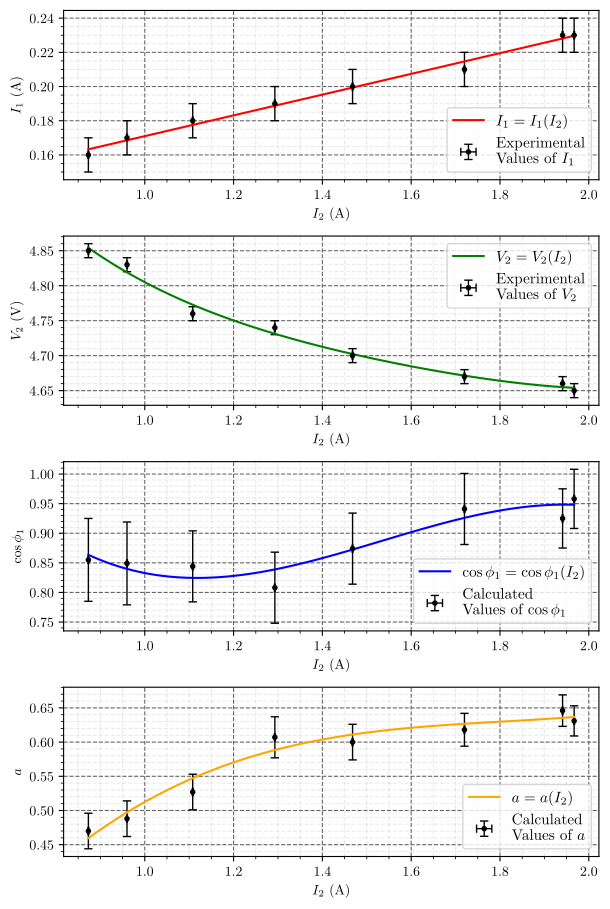

The Python source for this figure:
import numpy as np
import matplotlib.pyplot as plt
from matplotlib import rc
from scipy.optimize import curve_fit

#Write with LaTeX
rc('text', usetex=True)
rc('font', family='serif')

# Data and Errors
I_1 = np.array([0.16, 0.17, 0.18, 0.19, 0.2, 0.21, 0.23, 0.23])
dI_1 = np.array([0.01, 0.01, 0.01, 0.01, 0.01, 0.01, 0.01, 0.01])

I_2 = np.array([0.873, 0.960, 1.108 ,1.293, 1.468, 1.720, 1.941, 1.967])
dI_2 = np.array([0.001, 0.001, 0.001, 0.001, 0.001, 0.001, 0.001, 0.001])

V_2 = np.array([4.85, 4.83, 4.76, 4.74, 4.70, 4.67, 4.66, 4.65])
dV_2 = np.array([0.01, 0.01, 0.01, 0.01, 0.01, 0.01, 0.01, 0.01])

cos_1 = np.array([0.855, 0.849, 0.844, 0.808, 0.874, 0.941, 0.925, 0.958])
dcos_1 = np.array([0.07, 0.07, 0.06, 0.06, 0.06, 0.06, 0.05, 0.05])

a = np.array([0.47, 0.488, 0.527, 0.607, 0.6, 0.618 ,0.646, 0.631])
da = np.array([0.026, 0.026, 0.026, 0.030, 0.026, 0.024, 0.023, 0.022])

# Function to Fit Data on
def func1(x, a, b):
    return (a * x) + b

def func2(x, a, b, c):
    return (a * x**2) + (b * x) + c

def func3(x, a, b, c, d):
    return (a * x**3) + (b * x**2) + (c * x) + d

def func4(x, a, b, c, d, e):
    return (a * x**4) + (b * x**3) + (c * x**2) + (d * x) + e

# Fitting
x = np.linspace(0.873, 1.967, 100)
X = np.linspace(0, 0.96, 40)

# Fit Data and Take Account Errors too
popt_I1I2, pcov_I1I2 = curve_fit(func1, I_2, I_1, sigma=1./(dI_1*dI_1))

popt_I2V2, pcov_I2V2 = curve_fit(func4, I_2, V_2, sigma=1./(dV_2*dV_2))

popt_phi1I2, pcov_Phi1I2 = curve_fit(func3, I_2, cos_1, sigma=1./(dcos_1*dcos_1))

popt_aI2, pcov_aI2 = curve_fit(func3, I_2, a, sigma=1./(da*da))

# Plot Diagrams
fig, (ax_I1I2, ax_V2I2, ax_phi1I2, ax_aI2) = plt.subplots(4, 1)
fig.set_size_inches(w=6.2, h=9.2)

# I2 = I2(I1)

ax_I1I2.errorbar(I_2, I_1, xerr = dI_2, yerr = dI_1, color='black', capsize=3, elinewidth=1, markeredgewidth=1, linestyle='None', marker='.', label='Experimental \n Values of $I_1$')
ax_I1I2.plot(x, func1(x, *popt_I1I2), color='red', label='$I_1 = I_1(I_2)$', linewidth=1.5)

ax_I1I2.set_ylabel('$I_1$ $(\mathrm{A})$')
ax_I1I2.set_xlabel('$I_2$ $(\mathrm{A})$')
ax_I1I2.legend(loc = 'lower right', prop={'size': 11})

# Show the major grid lines with dark grey lines
ax_I1I2.grid(b=True, which='major', color='#666666', linestyle='--')

# Show the minor grid lines
ax_I1I2.minorticks_on()
ax_I1I2.grid(b=True, which='minor', color='#999999', linestyle='--', alpha=0.2)


# V2 = V2(I2)

ax_V2I2.errorbar(I_2, V_2, xerr= dI_2, yerr = dV_2, color='black', capsize=3, elinewidth=1, markeredgewidth=1, linestyle='None', marker='.', label='Experimental \n Values of $V_2$')
ax_V2I2.plot(x, func4(x, *popt_I2V2), color='green', label='$V_2 = V_2(I_2)$', linewidth=1.5)

ax_V2I2.set_ylabel('$V_2$ $(\mathrm{V})$')
ax_V2I2.set_xlabel('$I_2$ $(\mathrm{A})$')
ax_V2I2.legend(loc = 'upper right', prop={'size': 11})

# Show the major grid lines with dark grey lines
ax_V2I2.grid(b=True, which='major', color='#666666', linestyle='--')

# Show the minor grid lines
ax_V2I2.minorticks_on()
ax_V2I2.grid(b=True, which='minor', color='#999999', linestyle='--', alpha=0.2)


# cos(phi1) = cos(phi1)(I2)

ax_phi1I2.errorbar(I_2, cos_1, xerr=dI_2, yerr=dcos_1, color='black', capsize=3, elinewidth=1, markeredgewidth=1, linestyle='None', marker='.', label='Calculated \n Values of $\cos\phi_1$')
ax_phi1I2.plot(x, func3(x, *popt_phi1I2), color='blue', label='$\cos\phi_1 = \cos\phi_1(I_2)$', linewidth=1.5)

ax_phi1I2.set_ylabel('$\cos\phi_1$')
ax_phi1I2.set_xlabel('$I_2$ $(\mathrm{A})$')
ax_phi1I2.legend(loc = 'lower right', prop={'size': 11})

# Show the major grid lines with dark grey lines
ax_phi1I2.grid(b=True, which='major', color='#666666', linestyle='--')

# Show the minor grid lines
ax_phi1I2.minorticks_on()
ax_phi1I2.grid(b=True, which='minor', color='#999999', linestyle='--', alpha=0.2)


# a = a(I2)

ax_aI2.errorbar(I_2, a, xerr = dI_2, yerr=da, color='black', capsize=3, elinewidth=1, markeredgewidth=1, linestyle='None', marker='.', label='Calculated \n Values of $a$')
ax_aI2.plot(x, func3(x, *popt_aI2), color='orange', label='$a = a(I_2)$', linewidth=1.5)

ax_aI2.set_ylabel('$a$')
ax_aI2.set_xlabel('$I_2$ $(\mathrm{A})$')
ax_aI2.legend(loc = 'lower right', prop={'size': 11})

# Show the major grid lines with dark grey lines
ax_aI2.grid(b=True, which='major', color='#666666', linestyle='--')

# Show the minor grid lines
ax_aI2.minorticks_on()
ax_aI2.grid(b=True, which='minor', color='#999999', linestyle='--', alpha=0.2)

# fix quality
fig.tight_layout()

plt.show()
